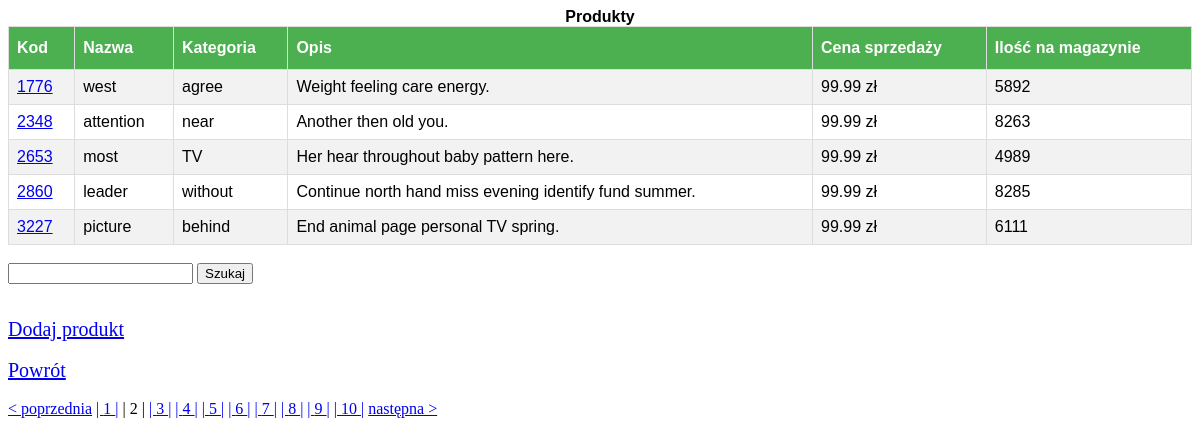
The app's page /warehouse/?page=2 with its own data.
### FPP/models.py (models this page shows, shortened)
class Product(models.Model):
    code = models.CharField(max_length=12)
    name = models.CharField(max_length=256)
    quantity = models.PositiveIntegerField()
    price_for_sale = models.ManyToManyField('ProductHistory')
    description = models.TextField()
    category = models.ForeignKey(Category, on_delete=models.DO_NOTHING)
    @property
    def last_price(self):
        return self.price_for_sale.last()

class Category(models.Model):
    category = models.CharField(max_length=64, unique=True)

class ProductHistory(models.Model):
    price_for_sale = models.FloatField()
    purchase_price = models.FloatField()

### FPP/views.py (the view, shortened to what this page needs)
# urls.py: path('warehouse/', WarehouseView.as_view()),
class WarehouseView(View):
    def get(self, request):
        products_list = Product.objects.order_by('code')
        paginator = Paginator(products_list, 5)
        page = request.GET.get("page", 1)
        try:
            products = paginator.page(page)
        except PageNotAnInteger:
            products = paginator.page(1)
        except EmptyPage:
            products = paginator.page(paginator.num_pages)
        return render(request, "warehouse.html", {"products": products})

### templates/warehouse.html (shortened to what this page needs)
<table id="customers">
    <caption><b>Produkty</b></caption>
        <tr>
            <th>Kod</th><th>Nazwa</th><th>Kategoria</th><th>Opis</th><th>Cena sprzedaży</th><th>Ilość na magazynie</th>
        </tr>
        <tr>{% for prod in products %}
            <td><a href="/products/{{ prod.id }}">{{ prod.code }}</a></td><td>{{ prod.name }}</td><td>{{ prod.category.category }}</td>
            <td>{{ prod.description }}</td><td>{{ prod.last_price.price_for_sale }} zł</td><td>{{ prod.quantity }}</td>
        </tr>{% endfor %}
</table><br>
<form action="", method="post">{% csrf_token %}
  <input type="text" name="search">
  <input type="submit" value="Szukaj">
</form><br>
<a href="/addproduct" style="font-size: 20px;">Dodaj produkt</a><br>
<a href="/"style="font-size: 20px;">Powrót</a><br>
        {% if products.has_other_pages %}
            {% if products.has_previous %}
                <a href="?page={{ products.previous_page_number }}">< poprzednia</a>
            {% endif %}
            {% for i in products.paginator.page_range %}
                {% if products.number == i %}
                    <span>|  {{ i }}  |</span>
                {% else %}
                    <a href="?page={{ i }}">|  {{ i }}  |</a>
                {% endif %}
            {% endfor %}
            {% if products.has_next %}
                <a href="?page={{ products.next_page_number }}">następna ></a>
            {% endif %}
        {% endif %}

### templates/warehouse.html (style rules this page uses)
#customers { font-family: "Trebuchet MS", Arial, Helvetica, sans-serif; border-collapse: collapse; width: 100%; }
#customers td, #customers th { border: 1px solid #ddd; padding: 8px; }
#customers tr:nth-child(even) { background-color: #f2f2f2; }
#customers th { padding-top: 12px; padding-bottom: 12px; text-align: left; background-color: #4CAF50; color: white; }

### records on screen
Product: code "1776", name "west", category.category "agree", description "Weight feeling care energy.", last_price.price_for_sale "99.99", quantity "5892"
Product: code "2348", name "attention", category.category "near", description "Another then old you.", last_price.price_for_sale "99.99", quantity "8263"
Product: code "2653", name "most", category.category "TV", description "Her hear throughout baby pattern here.", last_price.price_for_sale "99.99", quantity "4989"
Product: code "2860", name "leader", category.category "without", description "Continue north hand miss evening identify fund summer.", last_price.price_for_sale "99.99", quantity "8285"
Product: code "3227", name "picture", category.category "behind", description "End animal page personal TV spring.", last_price.price_for_sale "99.99", quantity "6111"

### other values on screen
{{ i }} "1" "3" "4" "5" "6" "7" "8" "9" "10"
{{ i }} "2"
